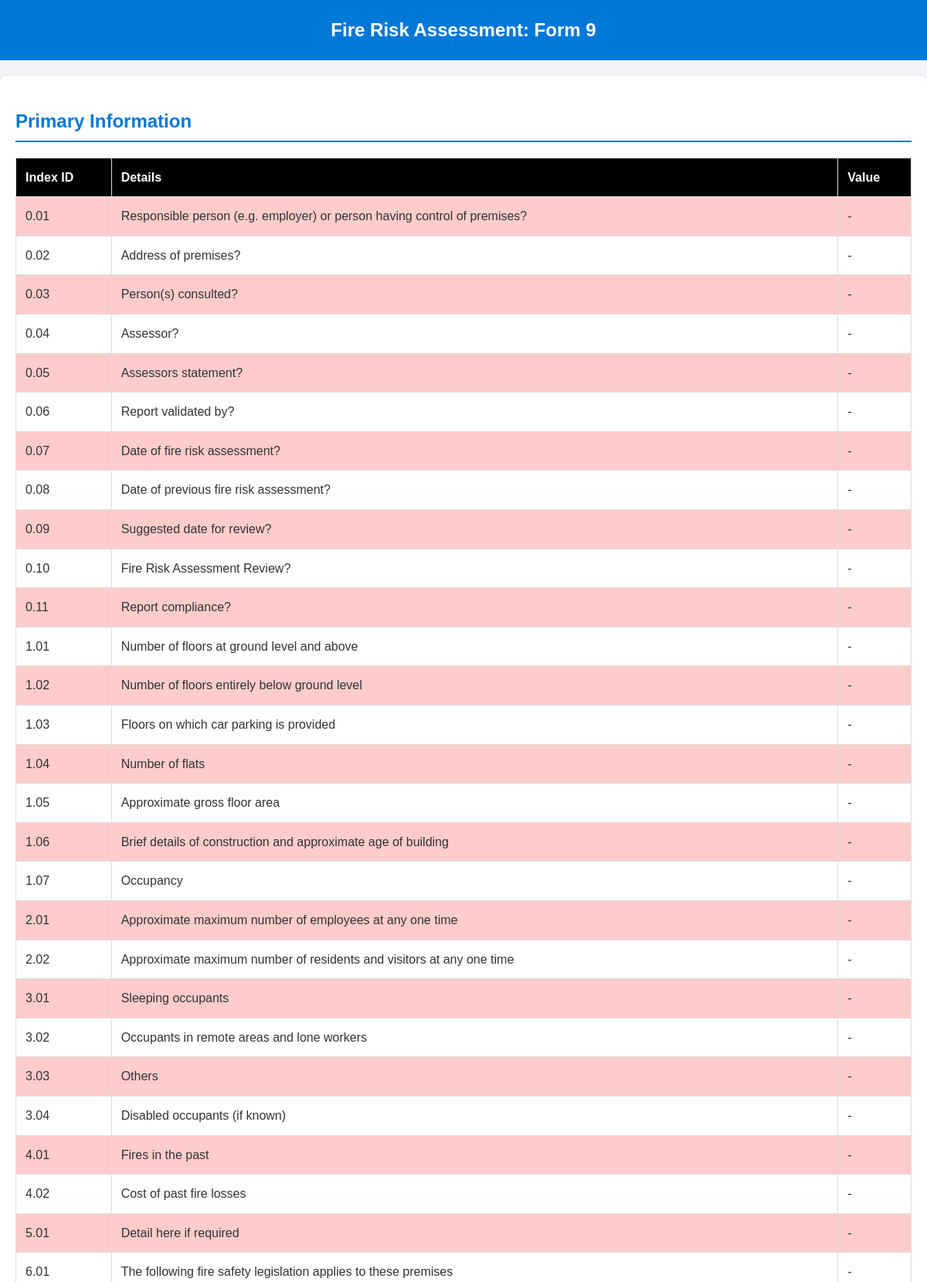
/form/9/view (signed in, upper part), run on the app's committed database.
### POC2/app.py (models this page shows)
class PrimaryAnswer(db.Model):
    id = db.Column(db.Integer, primary_key=True)
    form_id = db.Column(db.String(50), db.ForeignKey('form.form_id'), nullable=False)
    question_id = db.Column(db.String(10), nullable=False)
    question = db.Column(db.Text, nullable=False)
    answer = db.Column(db.Text, nullable=False)

### POC2/app.py (the view, shortened to what this page needs)
@app.route('/form/<form_id>/view')
@login_required
def view_form(form_id):
    primary_answers = PrimaryAnswer.query.filter_by(form_id=form_id).all()
    answers = Answer.query.filter_by(form_id=form_id).all()
    image_folder = os.path.join('uploads', form_id)
    cover_image_folder = os.path.join('uploads', form_id, 'cover_image')
    image_folder = image_folder.replace(os.sep, '/')
    cover_image_folder = cover_image_folder.replace(os.sep, '/')
    uploaded_images = [
        os.path.join(form_id, file).replace(os.sep, '/')  # Use forward slashes
        for file in os.listdir(image_folder)
        if file.lower().endswith(('.png', '.jpg', '.jpeg', '.bmp', '.gif'))
    ]
    cover_image = None
    return render_template(
        'view_form.html',
        form_id=form_id,
        primary_answers=primary_answers,
        answers=answers,
        current_date=datetime.now().strftime("%Y-%m-%d"),
        uploaded_images=uploaded_images,  # Pass the list of image paths
        cover_image=cover_image         # Pass the cover image path
    )

### POC2/app.py (called while the page is built)
def login_required(f):
    @wraps(f)
    def decorated_function(*args, **kwargs):
        if 'user_id' not in session:
            return redirect(url_for('login'))
        return f(*args, **kwargs)
    return decorated_function

### POC2/templates/view_form.html (shortened to what this page needs)
<!DOCTYPE html>
<html>
<head>
</head>
<body>
    <header>Fire Risk Assessment: Form {{ form_id }}</header>
    <div class="container">
        <h2>Primary Information</h2>
        <table>
            <tr>
                <th>Index ID</th>
                <th>Details</th>
                <th>Value</th>
            </tr>
            {% for primary_answer in primary_answers %}
            <tr>
                <td>{{ primary_answer.question_id }}</td>
                <td>{{ primary_answer.question }}</td>
                <td>{{ primary_answer.answer }}</td>
            </tr>
            {% endfor %}
        </table>
    </div>
</body>
</html>

### POC2/templates/view_form.html (style rules this page uses)
body { font-family: Arial, sans-serif; line-height: 1.6; margin: 0; padding: 0; background-color: #f4f4f9; color: #333; }
header { background-color: #0078D7; color: white; padding: 20px; text-align: center; font-size: 24px; font-weight: bold; }
.container { max-width: 1200px; margin: 20px auto; padding: 20px; background: white; box-shadow: 0 4px 8px rgba(0, 0, 0, 0.2); border-radius: 8px; }
h2 { color: #0078D7; border-bottom: 2px solid #0078D7; padding-bottom: 5px; margin-bottom: 20px; }
table { width: 100%; border-collapse: collapse; margin: 20px 0; }
table th, table td { text-align: left; padding: 12px; border: 1px solid #ddd; }
table th { background-color: black; color: white; }
table tr:nth-child(even) { background-color: #ffcccc; }

### data on the page
PrimaryAnswer: question_id "0.01", question "Responsible person (e.g. employer) or person having control of premises?", answer "-"
PrimaryAnswer: question_id "0.02", question "Address of premises?", answer "-"
PrimaryAnswer: question_id "0.03", question "Person(s) consulted?", answer "-"
PrimaryAnswer: question_id "0.04", question "Assessor?", answer "-"
PrimaryAnswer: question_id "0.05", question "Assessors statement?", answer "-"
PrimaryAnswer: question_id "0.06", question "Report validated by?", answer "-"
PrimaryAnswer: question_id "0.07", question "Date of fire risk assessment?", answer "-"
PrimaryAnswer: question_id "0.08", question "Date of previous fire risk assessment?", answer "-"
PrimaryAnswer: question_id "0.09", question "Suggested date for review?", answer "-"
PrimaryAnswer: question_id "0.10", question "Fire Risk Assessment Review?", answer "-"
PrimaryAnswer: question_id "0.11", question "Report compliance?", answer "-"
PrimaryAnswer: question_id "1.01", question "Number of floors at ground level and above", answer "-"
PrimaryAnswer: question_id "1.02", question "Number of floors entirely below ground level", answer "-"
PrimaryAnswer: question_id "1.03", question "Floors on which car parking is provided", answer "-"
PrimaryAnswer: question_id "1.04", question "Number of flats", answer "-"
PrimaryAnswer: question_id "1.05", question "Approximate gross floor area", answer "-"
PrimaryAnswer: question_id "1.06", question "Brief details of construction and approximate age of building", answer "-"
PrimaryAnswer: question_id "1.07", question "Occupancy", answer "-"
PrimaryAnswer: question_id "2.01", question "Approximate maximum number of employees at any one time", answer "-"
PrimaryAnswer: question_id "2.02", question "Approximate maximum number of residents and visitors at any one time", answer "-"
PrimaryAnswer: question_id "3.01", question "Sleeping occupants", answer "-"
PrimaryAnswer: question_id "3.02", question "Occupants in remote areas and lone workers", answer "-"
PrimaryAnswer: question_id "3.03", question "Others", answer "-"
PrimaryAnswer: question_id "3.04", question "Disabled occupants (if known)", answer "-"
PrimaryAnswer: question_id "4.01", question "Fires in the past", answer "-"
PrimaryAnswer: question_id "4.02", question "Cost of past fire losses", answer "-"
PrimaryAnswer: question_id "5.01", question "Detail here if required", answer "-"
PrimaryAnswer: question_id "6.01", question "The following fire safety legislation applies to these premises", answer "-"
